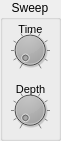
      <widget class="QGroupBox" name="groupBox_22" >
       <property name="geometry" >
        <rect>
         <x>300</x>
         <y>10</y>
         <width>61</width>
         <height>141</height>
        </rect>
       </property>
       <property name="title" >
        <string>Sweep</string>
       </property>
       <property name="alignment" >
        <set>Qt::AlignHCenter</set>
       </property>
       <property name="flat" >
        <bool>true</bool>
       </property>
       <widget class="QLabel" name="label_32" >
        <property name="geometry" >
         <rect>
          <x>0</x>
          <y>20</y>
          <width>61</width>
          <height>18</height>
         </rect>
        </property>
        <property name="font" >
         <font>
          <pointsize>8</pointsize>
         </font>
        </property>
        <property name="text" >
         <string>Time</string>
        </property>
        <property name="alignment" >
         <set>Qt::AlignCenter</set>
        </property>
       </widget>
       <widget class="QDial" name="osc2_sweepTime_dial" >
        <property name="geometry" >
         <rect>
          <x>10</x>
          <y>30</y>
          <width>40</width>
          <height>40</height>
         </rect>
        </property>
        <property name="palette" >
         <palette>
          <active>
           <colorrole role="Button" >
            <brush brushstyle="SolidPattern" >
             <color alpha="255" >
              <red>0</red>
              <green>0</green>
              <blue>0</blue>
             </color>
            </brush>
           </colorrole>
          </active>
          <inactive>
           <colorrole role="Button" >
            <brush brushstyle="SolidPattern" >
             <color alpha="255" >
              <red>0</red>
              <green>0</green>
              <blue>0</blue>
             </color>
            </brush>
           </colorrole>
          </inactive>
          <disabled>
           <colorrole role="Button" >
            <brush brushstyle="SolidPattern" >
             <color alpha="255" >
              <red>0</red>
              <green>0</green>
              <blue>0</blue>
             </color>
            </brush>
           </colorrole>
          </disabled>
         </palette>
        </property>
        <property name="maximum" >
         <number>127</number>
        </property>
        <property name="value" >
         <number>0</number>
        </property>
        <property name="sliderPosition" >
         <number>0</number>
        </property>
        <property name="notchTarget" >
         <double>12.800000000000001</double>
        </property>
        <property name="notchesVisible" >
         <bool>true</bool>
        </property>
       </widget>
       <widget class="QLabel" name="label_33" >
        <property name="geometry" >
         <rect>
          <x>0</x>
          <y>80</y>
          <width>61</width>
          <height>18</height>
         </rect>
        </property>
        <property name="font" >
         <font>
          <pointsize>8</pointsize>
         </font>
        </property>
        <property name="text" >
         <string>Depth</string>
        </property>
        <property name="alignment" >
         <set>Qt::AlignCenter</set>
        </property>
       </widget>
       <widget class="QDial" name="osc2_sweepDepth_dial" >
        <property name="geometry" >
         <rect>
          <x>10</x>
          <y>90</y>
          <width>40</width>
          <height>40</height>
         </rect>
        </property>
        <property name="palette" >
         <palette>
          <active>
           <colorrole role="Button" >
            <brush brushstyle="SolidPattern" >
             <color alpha="255" >
              <red>0</red>
              <green>0</green>
              <blue>0</blue>
             </color>
            </brush>
           </colorrole>
          </active>
          <inactive>
           <colorrole role="Button" >
            <brush brushstyle="SolidPattern" >
             <color alpha="255" >
              <red>0</red>
              <green>0</green>
              <blue>0</blue>
             </color>
            </brush>
           </colorrole>
          </inactive>
          <disabled>
           <colorrole role="Button" >
            <brush brushstyle="SolidPattern" >
             <color alpha="255" >
              <red>0</red>
              <green>0</green>
              <blue>0</blue>
             </color>
            </brush>
           </colorrole>
          </disabled>
         </palette>
        </property>
        <property name="maximum" >
         <number>127</number>
        </property>
        <property name="value" >
         <number>0</number>
        </property>
        <property name="sliderPosition" >
         <number>0</number>
        </property>
        <property name="notchTarget" >
         <double>12.800000000000001</double>
        </property>
        <property name="notchesVisible" >
         <bool>true</bool>
        </property>
       </widget>
      </widget>
